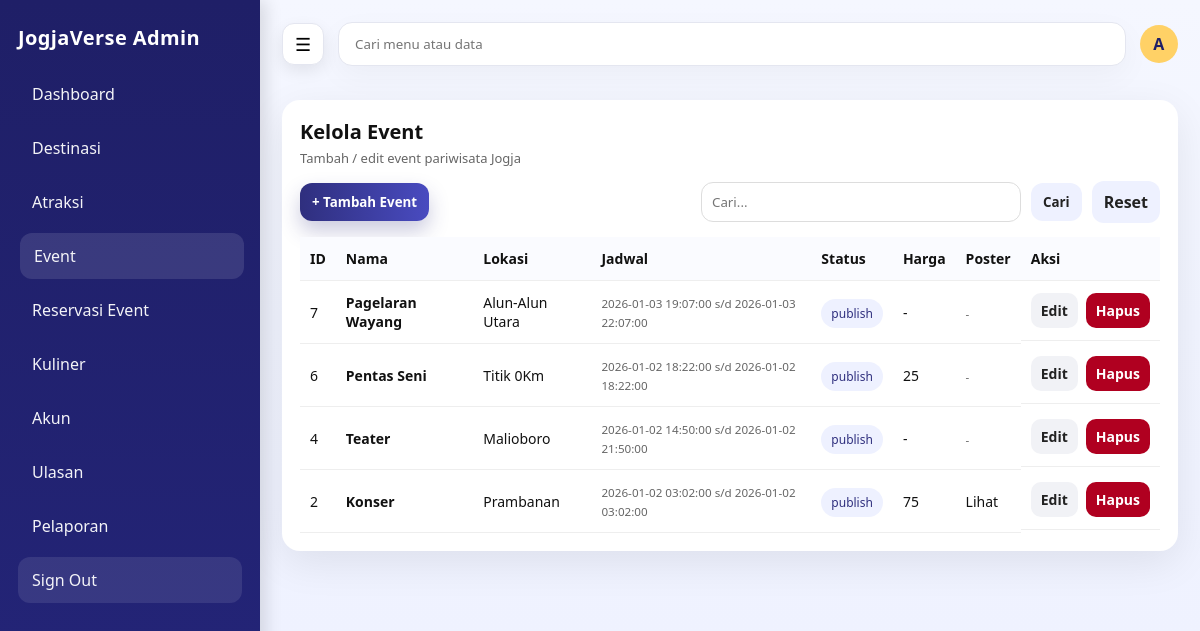
The page /admin/event.php (signed in) on the database as committed earlier.
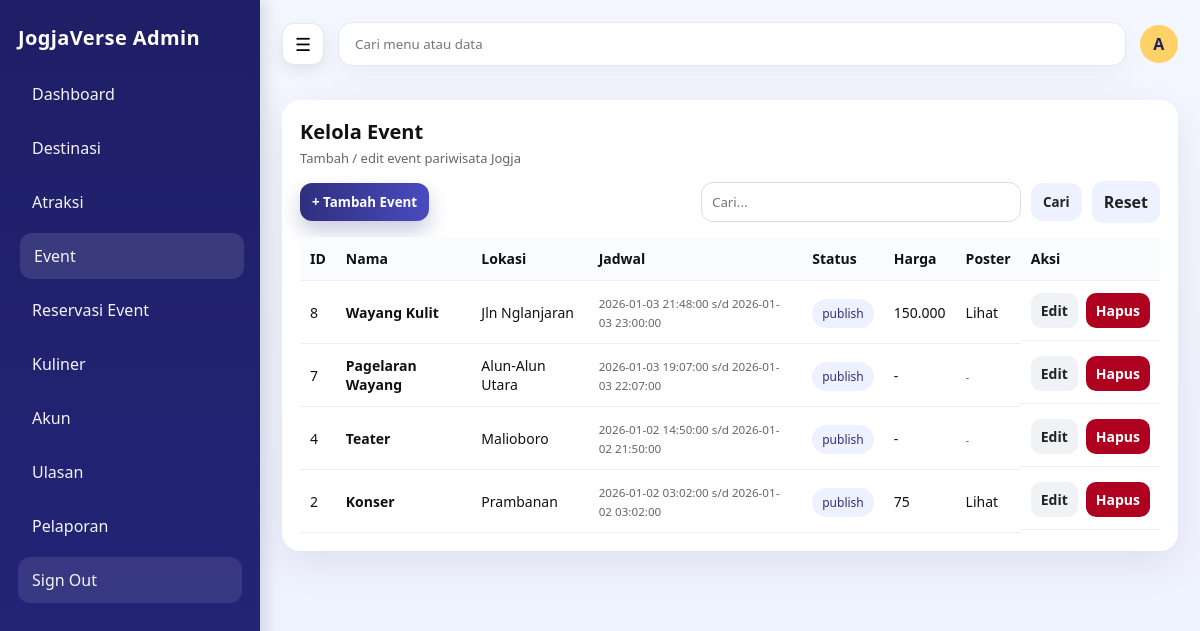
The same page on the database as committed later.
### tables this page shows
CREATE TABLE `event` (
  `id_event` bigint UNSIGNED NOT NULL,
  `id_destinasi` bigint UNSIGNED DEFAULT NULL,
  `id_kategori` bigint UNSIGNED DEFAULT NULL,
  `judul` varchar(180) NOT NULL,
  `slug` varchar(200) NOT NULL,
  `deskripsi` text,
  `lokasi` varchar(255) DEFAULT NULL,
  `latitude` decimal(10,7) DEFAULT NULL,
  `longitude` decimal(10,7) DEFAULT NULL,
  `mulai_pada` datetime NOT NULL,
  `selesai_pada` datetime NOT NULL,
  `kuota` int UNSIGNED DEFAULT '0',
  `harga` int UNSIGNED DEFAULT '0',
  `gambar_sampul_url` varchar(255) DEFAULT NULL,
  `status` enum('draft','publish','dibatalkan','arsip') NOT NULL DEFAULT 'draft',
  `dibuat_oleh` bigint UNSIGNED DEFAULT NULL,
  `dibuat_pada` datetime NOT NULL DEFAULT CURRENT_TIMESTAMP,
  `diubah_pada` datetime DEFAULT NULL ON UPDATE CURRENT_TIMESTAMP
);

### admin/_crud_helper.php (called while the page is built, shortened)
<?php
if (!function_exists('h')) {
  function h($val) {
    return htmlspecialchars((string)$val, ENT_QUOTES, 'UTF-8');
  }
}
function describe_table(mysqli $koneksi, string $table): array {
  $cols = [];
  $pk = null;
  $res = $koneksi->query("SHOW FULL COLUMNS FROM `$table`");
  if ($res) {
    while ($row = $res->fetch_assoc()) {
      $cols[] = $row;
      if (($row['Key'] ?? '') === 'PRI') {
        $pk = $row['Field'];
      }
    }
  }
  return [$cols, $pk];
}
function pick_col(array $colNames, array $candidates): ?string {
  foreach ($candidates as $c) {
    foreach ($colNames as $n) {
      if (strtolower($n) === strtolower($c)) return $n;
    }
  }
  return null;
}
function fetch_rows(mysqli $koneksi, string $table, ?string $pk, string $q, ?array $cols = null): mysqli_result {
  $searchable = [];
  foreach ($cols as $c) {
    $type = strtolower($c['Type'] ?? '');
    if (str_contains($type, 'char') || str_contains($type, 'text')) {
      $searchable[] = $c['Field'];
    }
  }
  $sql = "SELECT * FROM `$table`";
  $params = [];
  if ($pk) {
    $sql .= " ORDER BY `$pk` DESC";
  }
  $stmt = $koneksi->prepare($sql);
  $stmt->execute();
  return $stmt->get_result();
}
function fetch_options_by_table(mysqli $koneksi, array $tableCandidates, array $labelCandidates): array {
  foreach ($tableCandidates as $table) {
    try {
      [$cols, $pk] = describe_table($koneksi, $table);
      $colNames = array_map(fn($c) => $c['Field'], $cols);
      $labelCol = pick_col($colNames, $labelCandidates) ?? $pk;
      $sql = "SELECT `$pk`, `$labelCol` FROM `$table` ORDER BY `$labelCol`";
      $stmt = $koneksi->prepare($sql);
      $stmt->execute();
      $res = $stmt->get_result();
      $rows = [];
      while ($row = $res->fetch_assoc()) {
        $rows[] = [
          'id' => $row[$pk],
          'label' => $row[$labelCol] ?? $row[$pk],
        ];
      }
      if (count($rows) > 0) {
        return $rows;
      }
    } catch (Throwable $e) {
      continue;
    }
  }
  return [];
}

### admin/event.php (the view, shortened to what the changed rows need)
<?php
require_once __DIR__ . "/../config/koneksi.php";
require_once __DIR__ . "/_crud_helper.php";
$table = "event";
[$cols, $pk] = describe_table($koneksi, $table);
$colNames = array_map(fn($c) => $c['Field'], $cols);
$colNama    = pick_col($colNames, ["judul", "nama_event", "nama", "title"]);
$colLok     = pick_col($colNames, ["lokasi", "tempat", "venue", "alamat", "kota"]);
$colMulai   = pick_col($colNames, ["mulai_pada", "tanggal_mulai", "tgl_mulai", "mulai", "start_date", "start"]);
$colSelesai = pick_col($colNames, ["selesai_pada", "tanggal_selesai", "tgl_selesai", "selesai", "end_date", "end"]);
$colStatus  = pick_col($colNames, ["status", "status_event"]);
$colFoto    = pick_col($colNames, ["gambar_sampul_url", "banner", "poster_url", "foto_url", "gambar_url", "cover"]);
$q = trim($_GET['q'] ?? "");
$data = fetch_rows($koneksi, $table, $pk, $q, $cols);
$penggunaOptions = fetch_options_by_table(
  $koneksi,
  ["pengguna"],
  ["nama_lengkap", "username", "email", "nama"]
);
?>
<?php require_once __DIR__ . "/partials/header.php"; ?>
<link rel="stylesheet" href="<?= BASE_URL ?>/assets/css/admin_crud.css">
<div class="card">
  <div>
    <h1 class="page-title">Kelola Event</h1>
  </div>
  <div class="table-wrap">
    <table class="table2">
      <thead>
        <tr>
          <th>ID</th>
          <th>Nama</th>
          <th>Lokasi</th>
          <th>Jadwal</th>
          <th>Status</th>
          <th>Harga</th>
          <th>Poster</th>
          <th>Aksi</th>
        </tr>
      </thead>
      <tbody>
      <?php while($row = $data->fetch_assoc()): ?>
        <tr>
          <td><?= h($row[$pk]) ?></td>
          <td><b><?= h($colNama ? ($row[$colNama] ?? '-') : '-') ?></b></td>
          <td><?= h($colLok ? ($row[$colLok] ?? '-') : '-') ?></td>
          <td>
            <small>
              <?= h($colMulai ? ($row[$colMulai] ?? '-') : '-') ?>
              <?php if ($colSelesai): ?> s/d <?= h($row[$colSelesai] ?? '-') ?><?php endif; ?>
            </small>
          </td>
          <td><span class="pill"><?= h($colStatus ? ($row[$colStatus] ?? '-') : '-') ?></span></td>
          <td><?= h(isset($row['harga']) ? number_format((float)$row['harga'], 0, ',', '.') : '-') ?></td>
          <td>
            <?php if ($colFoto && !empty($row[$colFoto])): ?>
              <a href="<?= h($row[$colFoto]) ?>" target="_blank">Lihat</a>
            <?php else: ?>
              <small>-</small>
            <?php endif; ?>
          </td>
          <td class="actions">
            <a class="btn-sm gray" href="<?= BASE_URL ?>/admin/event.php?edit=<?= h($row[$pk]) ?>">Edit</a>
            <a class="btn-sm danger" onclick="return confirm('Hapus event ini?')" href="<?= BASE_URL ?>/admin/event.php?hapus=<?= h($row[$pk]) ?>">Hapus</a>
          </td>
        </tr>
      <?php endwhile; ?>
      </tbody>
    </table>
  </div>
</div>
<?php require_once __DIR__ . "/partials/footer.php"; ?>

Rows that differ between the two databases and show on the page:
removed event: id_event "6", judul "Pentas Seni", lokasi "Titik 0Km", mulai_pada "2026-01-02 18:22:00", selesai_pada "2026-01-02 18:22:00", status "publish", harga "25"
added event: id_event "8", judul "Wayang Kulit", lokasi "Jln Nglanjaran", mulai_pada "2026-01-03 21:48:00", selesai_pada "2026-01-03 23:00:00", status "publish", harga "150.000"
